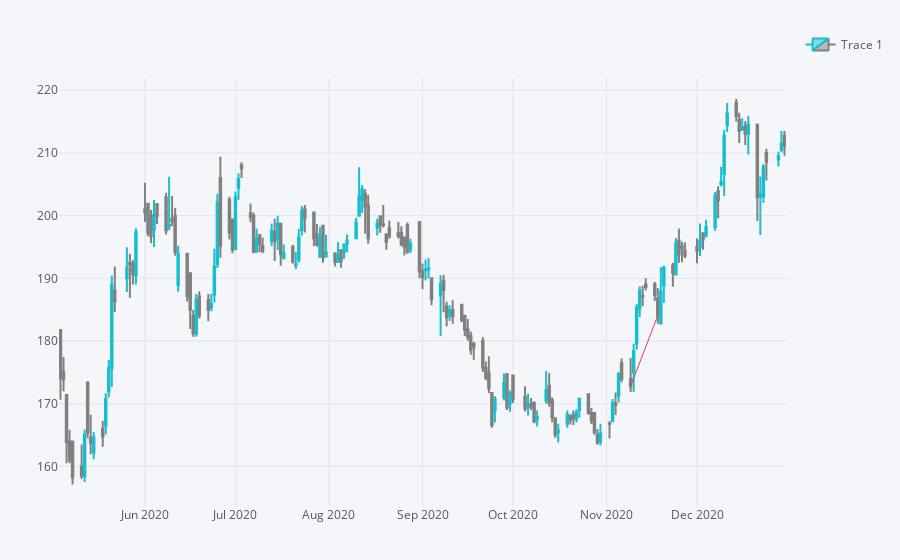

The code cell stored with this chart in its notebook:
### Code cell
quant_figure.iplot(kind="candle")

### Figure 1 — Plotly figure (JSON) as saved in the notebook; plotly's stock layout.template omitted (floating-point values rounded to 4 significant figures; data arrays with more than 128 entries replaced by an {"elided": "..."} marker saying what was removed)
{"data": [{"close": {"elided": "169 float values"}, "decreasing": {"line": {"color": "#808080"}}, "high": {"elided": "169 float values"}, "increasing": {"line": {"color": "#17BECF"}}, "low": {"elided": "169 float values"}, "name": "Trace 1", "open": {"elided": "169 float values"}, "showlegend": true, "type": "candlestick", "x": {"elided": "169 str values"}, "yaxis": "y2"}], "layout": {"autosize": true, "legend": {"bgcolor": "#F5F6F9", "font": {"color": "#4D5663"}}, "margin": {"b": 30, "l": 30, "r": 30, "t": 30}, "paper_bgcolor": "#F5F6F9", "plot_bgcolor": "#F5F6F9", "shapes": [{"line": {"color": "#db4052", "dash": "solid", "width": 1}, "type": "line", "x0": "2020-11-09", "x1": "2020-11-18", "xref": "x", "y0": 172.8, "y1": 184.1, "yref": "y2"}], "showlegend": true, "title": {"font": {"color": "#4D5663"}}, "xaxis": {"anchor": "y2", "autorange": true, "gridcolor": "#E1E5ED", "range": ["2020-05-03 12:00", "2020-12-30 12:00"], "rangeselector": {"bgcolor": "rgba(150, 200, 250, 1)", "buttons": [{"count": 1, "label": "1m", "step": "month", "stepmode": "backward"}, {"count": 1, "label": "1y", "step": "year", "stepmode": "backward"}], "font": {"size": 13}, "visible": false, "x": 0, "y": 0.9}, "rangeslider": {"visible": false, "yaxis2": {}}, "showgrid": true, "tickfont": {"color": "#4D5663"}, "title": {"font": {"color": "#4D5663"}, "text": ""}, "type": "date", "zerolinecolor": "#E1E5ED"}, "yaxis": {"gridcolor": "#E1E5ED", "showgrid": true, "showticklabels": false, "tickfont": {"color": "#4D5663"}, "title": {"font": {"color": "#4D5663"}, "text": ""}, "zerolinecolor": "#E1E5ED"}, "yaxis2": {"autorange": true, "domain": [0, 0.9], "gridcolor": "#E1E5ED", "range": [153.7, 222.0], "showgrid": true, "tickfont": {"color": "#4D5663"}, "title": {"font": {"color": "#4D5663"}, "text": ""}, "zerolinecolor": "#E1E5ED"}}}
